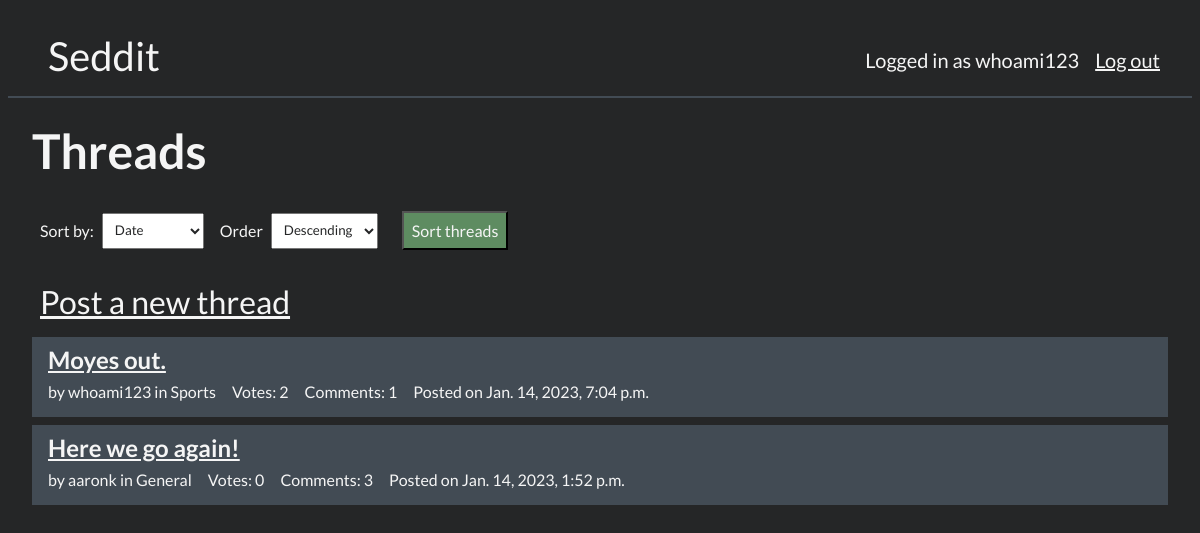
Screenshot of / (signed in) with the database file from the repository.
### main/models.py (models this page shows, shortened)
class Thread(models.Model):
    title = models.CharField(max_length=100)
    author = models.ForeignKey(User, on_delete=models.CASCADE)
    date_pub = models.DateTimeField(verbose_name='Published at')
    content = models.TextField(max_length=500)
    votes = models.IntegerField(default=0)
    topic = models.ForeignKey('Topic', default="1", on_delete=models.CASCADE)

class Topic(models.Model):
    topic_name = models.CharField(unique=True, max_length=20)
    def __str__(self):
        return self.topic_name.replace('"', '')

### main/views.py (the view)
# urls.py: path("", views.home, name='home'),
def home(request):
    thread_list = Thread.objects.all()
    if request.method == 'POST' and request.POST['sort'] and not None and request.POST['order'] is not None:
        sort = request.POST['sort']
        order = request.POST['order']
    else:
        sort = 'date'
        order = 'desc'
    match sort:
        case 'date':
            if order == 'asc':
                thread_list = thread_list.order_by('date_pub')
            else:
                thread_list = thread_list.order_by('-date_pub')
                title = "Oldest Thread"
        case 'comments':
            if order == 'asc':
                thread_list = thread_list.annotate(comment_count=Count('comment')).order_by('comment_count')
            else:
                thread_list = thread_list.annotate(comment_count=Count('comment')).order_by('-comment_count')
        case 'votes':
            if order == 'asc':
                thread_list = thread_list.order_by('votes')
            else:
                thread_list = thread_list.order_by('-votes')
    for thread in thread_list:
        thread.comment_count = Comment.objects.filter(for_post_id=thread.id).count()
    return render(request, template_name='main/home.html', context={'thread_list': thread_list, 'sort': sort, 'order': order})

### main/templates/main/home.html (shortened to what this page needs)
{% extends 'main/base.html' %} {% block content %}
<div class="thread-list">
  <h2 class="page-header">Threads</h2>
  <form class="sort" action="{% url 'main:home' %}" method="post">
        <p>Sort by:</p>
    <select name="sort" class="sort__select">
    <option value="date" {% if sort == 'date' %} selected {% endif %}>Date</option>
    </select>
    <p>Order</p>
    <select name="order" class="sort__select">
      <option value="desc" {% if order == 'desc' %} selected {% endif %}>Descending</option>
    </select>
    <button class="form__button" type="submit">Sort threads</button>
</form>
  {% if user.is_authenticated %}
  <span class="new-thread">
    <a href="{% url 'main:post_thread' %}">Post a new thread</a>
  </span>
    {% endif %}
    <ul class="thread-list">
      {% for thread in thread_list %}
      <li class="thread-list-item">
        <h2 class="thread-list-item__title">
          <a href="{% url 'main:thread_view' thread.id %}">{{thread.title}}</a>
        </h2>
        <span class="thread-list-item__info">
        <p class="thread-list-item__author">by {{thread.author}} in {{thread.topic}}</p>
        <p class="thread-list-item__votes">Votes: {{thread.votes}}</p>
        <p class="thread-list-item__comments">Comments: {{thread.comment_count}}</p>
        <p class="thread-list-item__date_pub">Posted on {{thread.date_pub}}</p>
        </span>
      </li>
      {% endfor %}
    </ul>
  </div>
  {% endblock %}

### main/templates/main/base.html (shortened to what this page needs)
<!DOCTYPE html>
<html>
  {% load static %}
  <head>
    <link
      href="{% static 'main/style/style.css' %}"
      rel="stylesheet"
      type="text/css"
    />
  </head>
  <header>
    <a href="{% url 'main:home' %}" class="title">Seddit</a>
    <div class="user-info">
      {% if user.is_authenticated %}
      <p class="user-message">Logged in as {{user.username}}</p>
      <a href="{% url 'logout' %}" class="user-link">Log out</a>
      {% else %}
      <p class="user-message">You are not logged in.</p>
      <a href="{% url 'login' %}" class="user-link">Log in</a>
      <a href="{% url 'main:sign_up' %}" class="user-link"> Sign Up</a>
      {% endif %}
    </div>
  </header>
  <section className="content">{% block content %} {% endblock %}</section>
</html>

### main/static/main/style/style.css (style rules this page uses)
* { box-sizing: border-box; font-family: "Lato", sans-serif; color: whitesmoke; padding: 0.5rem; margin: 0; }
header { box-sizing: content-box; border-bottom: solid 2px #424b54; flex-direction: row; align-items: center; justify-items: center; left: 0; right: 0; height: -webkit-fit-content; height: -moz-fit-content; height: fit-content; padding: 1rem; }
header .title { margin-left: 1rem; width: -webkit-fit-content; width: -moz-fit-content; width: fit-content; font-size: 2.5rem; text-decoration: none; }
header .user-info { display: flex; flex-direction: row; justify-self: end; align-items: center; float: right; }
header .user-message { height: -webkit-fit-content; height: -moz-fit-content; height: fit-content; font-size: 1.25rem; }
header .user-link { font-size: 1.25rem; }
.sort { display: flex; flex-direction: row; align-items: center; }
.sort__select { color: #252627; margin-right: 0.5rem; padding: 0.5rem; height: -webkit-fit-content; height: -moz-fit-content; height: fit-content; }
.sort__select option { color: #252627; }
.thread-list { display: flex; flex-direction: column; width: 100%; }
.new-thread a { font-size: 2rem; }
.thread-list-item { background-color: #424b54; list-style-type: none; margin-bottom: 0.5rem; box-shadow: #252627; }
.thread-list-item__title { margin: 0; padding: 0; }
.thread-list-item__info { margin: 0; padding: 0; display: flex; flex-direction: row; }
.thread__header, .page-header { text-align: start; font-size: 3rem; }
.form__button { margin-top: 1rem; margin-left: 1rem; margin-right: 1rem; margin-bottom: 1rem; width: -webkit-fit-content; width: -moz-fit-content; width: fit-content; background-color: #5e8c61; padding: 0.5rem; color: whitesmoke; font-size: 1rem; }

### rows the page displays
Thread: title "Moyes out.", author "whoami123", topic "Sports", votes "2", comment_count "1", date_pub "Jan. 14, 2023, 7:04 p.m."
Thread: title "Here we go again!", author "aaronk", topic "General", votes "0", comment_count "3", date_pub "Jan. 14, 2023, 1:52 p.m."

### other values shown
{{ user.username }} "whoami123"
